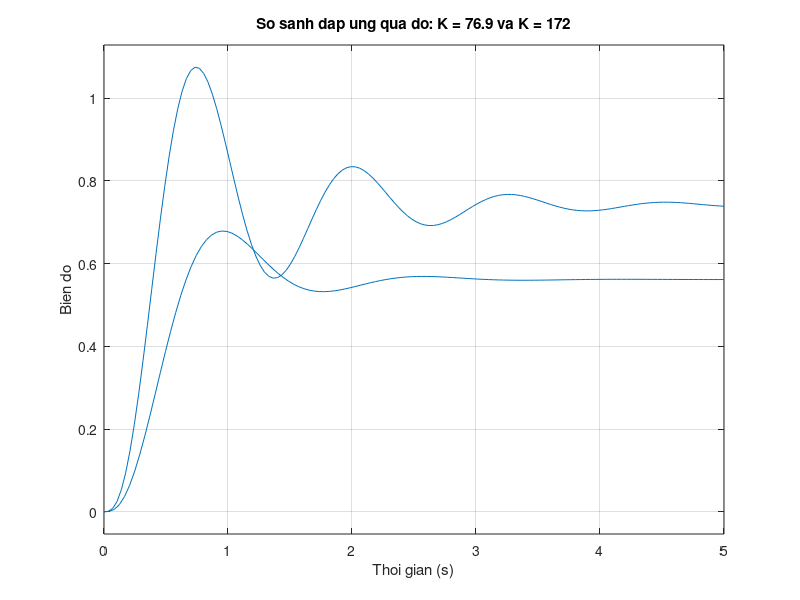

MATLAB code for this plot:
% 1. Khai báo hàm truyền vòng hở G(s) cơ bản
num = 1;
den = conv([1 3], [1 8 20]);
G_ho = tf(num, den);

% 2. Khai báo các giá trị K đã tìm được
Kb = 76.9; % Giá trị K cho câu b
Kc = 172;  % Giá trị K cho câu c

% 3. Khai báo các khối khuếch đại K (hàm truyền hằng số)
G_kb = tf(Kb, 1);
G_kc = tf(Kc, 1);

% 4. Khai báo các hệ thống tiến (nối tiếp K và G_ho)
G_tien_b = series(G_kb, G_ho);
G_tien_c = series(G_kc, G_ho);

% 5. Khai báo các hàm truyền vòng kín (feedback với H = 1)
H = 1;
G_kin_b = feedback(G_tien_b, H);
G_kin_c = feedback(G_tien_c, H);

% 6. Vẽ đáp ứng quá độ trên cùng một hình vẽ trong khoảng 0-5s
figure;
step(G_kin_b, 5); 
hold on;          
step(G_kin_c, 5); 
grid on;

% 7. Đặt tiêu đề và nhãn trục
title('So sanh dap ung qua do: K = 76.9 va K = 172');
xlabel('Thoi gian (s)');
ylabel('Bien do');
